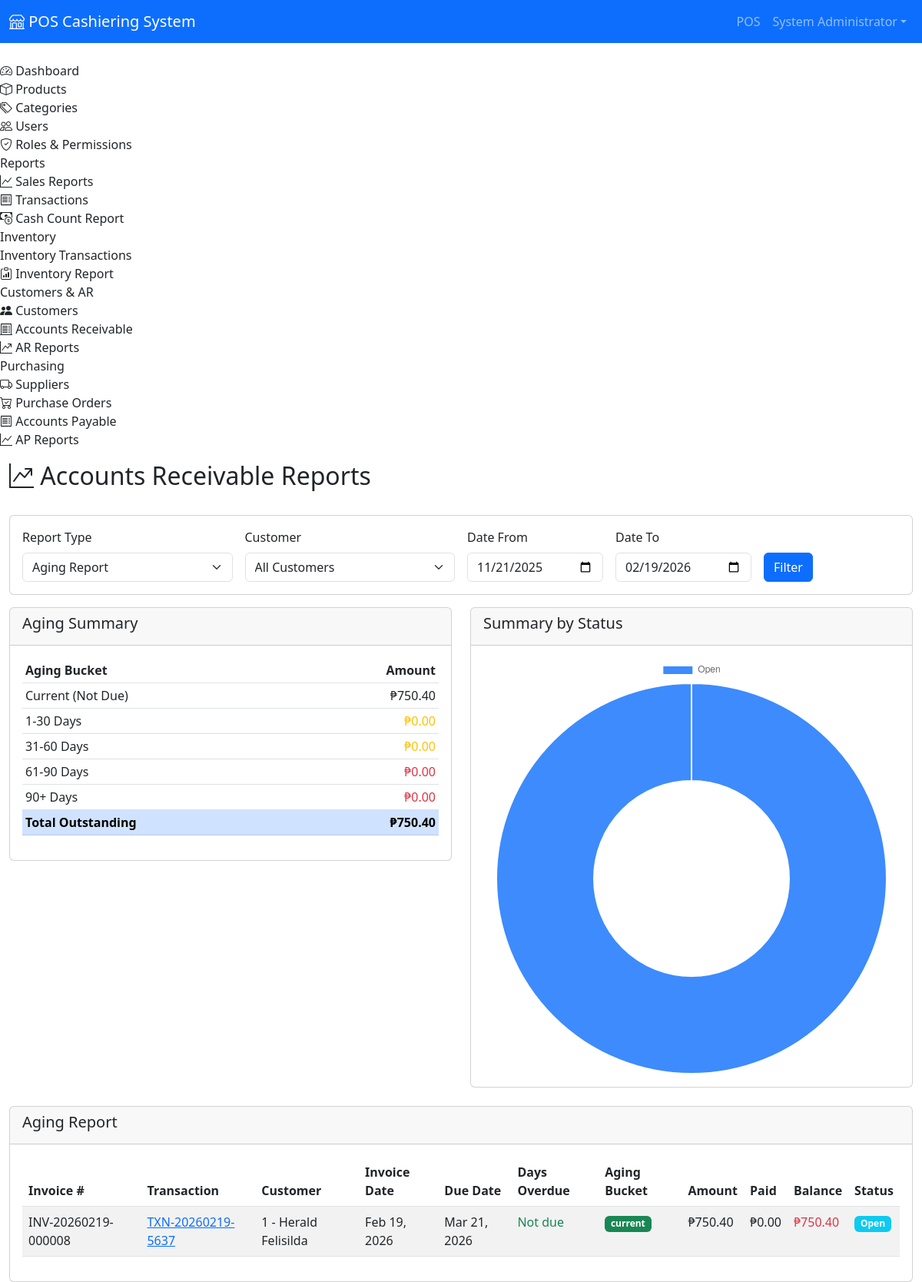
/POS/admin/ar-report.php (signed in), run on the app's committed database.
### tables this page shows
CREATE TABLE `accounts_receivable` (
  `id` int(11) NOT NULL AUTO_INCREMENT,
  `transaction_id` int(11) NOT NULL,
  `customer_id` int(11) NOT NULL,
  `invoice_number` varchar(100) DEFAULT NULL,
  `invoice_date` date NOT NULL,
  `due_date` date NOT NULL,
  `amount` decimal(15,2) NOT NULL,
  `paid_amount` decimal(15,2) DEFAULT 0.00,
  `balance` decimal(15,2) NOT NULL,
  `status` enum('open','partial','paid','overdue') DEFAULT 'open',
  `payment_date` date DEFAULT NULL,
  `points_earned` int(11) DEFAULT 0 COMMENT 'Points earned from this transaction',
  `notes` text DEFAULT NULL,
  `created_at` timestamp NOT NULL DEFAULT current_timestamp(),
  `updated_at` timestamp NOT NULL DEFAULT current_timestamp() ON UPDATE current_timestamp(),
  PRIMARY KEY (`id`),
  KEY `idx_customer` (`customer_id`),
  KEY `idx_status` (`status`),
  KEY `idx_due_date` (`due_date`),
  KEY `idx_transaction` (`transaction_id`),
  CONSTRAINT `accounts_receivable_ibfk_1` FOREIGN KEY (`transaction_id`) REFERENCES `transactions` (`id`),
  CONSTRAINT `accounts_receivable_ibfk_2` FOREIGN KEY (`customer_id`) REFERENCES `customers` (`id`)
);

CREATE TABLE `transactions` (
  `id` int(11) NOT NULL AUTO_INCREMENT,
  `transaction_number` varchar(50) NOT NULL,
  `user_id` int(11) NOT NULL,
  `customer_id` int(11) DEFAULT NULL,
  `total_amount` decimal(10,2) NOT NULL,
  `discount_amount` decimal(10,2) DEFAULT 0.00,
  `tax_amount` decimal(10,2) DEFAULT 0.00,
  `final_amount` decimal(10,2) NOT NULL,
  `payment_method` enum('cash','credit_card','e_wallet','credit') DEFAULT 'cash',
  `payment_status` enum('pending','completed','refunded','voided') DEFAULT 'completed',
  `voided_at` timestamp NULL DEFAULT NULL,
  `voided_by` int(11) DEFAULT NULL,
  `void_reason` text DEFAULT NULL,
  `is_synced` tinyint(1) DEFAULT 0,
  `synced_at` timestamp NULL DEFAULT NULL,
  `created_at` timestamp NOT NULL DEFAULT current_timestamp(),
  `updated_at` timestamp NOT NULL DEFAULT current_timestamp() ON UPDATE current_timestamp(),
  PRIMARY KEY (`id`),
  UNIQUE KEY `transaction_number` (`transaction_number`),
  KEY `idx_transaction_number` (`transaction_number`),
  KEY `idx_user` (`user_id`),
  KEY `idx_created` (`created_at`),
  KEY `idx_synced` (`is_synced`),
  KEY `voided_by` (`voided_by`),
  KEY `idx_voided` (`voided_at`),
  KEY `idx_customer` (`customer_id`),
  CONSTRAINT `transactions_ibfk_1` FOREIGN KEY (`user_id`) REFERENCES `users` (`id`),
  CONSTRAINT `transactions_ibfk_2` FOREIGN KEY (`voided_by`) REFERENCES `users` (`id`) ON DELETE SET NULL,
  CONSTRAINT `transactions_ibfk_3` FOREIGN KEY (`customer_id`) REFERENCES `customers` (`id`) ON DELETE SET NULL
);

CREATE TABLE `customers` (
  `id` int(11) NOT NULL AUTO_INCREMENT,
  `customer_code` varchar(50) NOT NULL,
  `customer_name` varchar(255) NOT NULL,
  `email` varchar(255) DEFAULT NULL,
  `phone` varchar(50) DEFAULT NULL,
  `address` text DEFAULT NULL,
  `city` varchar(100) DEFAULT NULL,
  `state` varchar(100) DEFAULT NULL,
  `zip_code` varchar(20) DEFAULT NULL,
  `birth_date` date DEFAULT NULL,
  `customer_type` enum('regular','member') DEFAULT 'regular',
  `credit_limit` decimal(15,2) DEFAULT 0.00,
  `balance` decimal(15,2) DEFAULT 0.00 COMMENT 'Current outstanding balance',
  `points_balance` int(11) DEFAULT 0 COMMENT 'Reward points balance',
  `points_earned_total` int(11) DEFAULT 0 COMMENT 'Total points earned (lifetime)',
  `standing` enum('good','warning','bad') DEFAULT 'good',
  `is_active` tinyint(1) DEFAULT 1,
  `notes` text DEFAULT NULL,
  `created_at` timestamp NOT NULL DEFAULT current_timestamp(),
  `updated_at` timestamp NOT NULL DEFAULT current_timestamp() ON UPDATE current_timestamp(),
  PRIMARY KEY (`id`),
  UNIQUE KEY `customer_code` (`customer_code`),
  KEY `idx_code` (`customer_code`),
  KEY `idx_name` (`customer_name`),
  KEY `idx_type` (`customer_type`),
  KEY `idx_standing` (`standing`),
  KEY `idx_active` (`is_active`)
);

### POS/config/database.php (called while the page is built, shortened)
<?php
class Database {
    private $host = DB_HOST;
    private $user = DB_USER;
    private $pass = DB_PASS;
    private $name = DB_NAME;
    private $conn;
    private function connect() {
        try {
            $this->conn = new PDO(
                "mysql:host={$this->host};dbname={$this->name};charset=utf8mb4",
                $this->user,
                $this->pass,
                [
                    PDO::ATTR_ERRMODE => PDO::ERRMODE_EXCEPTION,
                    PDO::ATTR_DEFAULT_FETCH_MODE => PDO::FETCH_ASSOC,
                    PDO::ATTR_EMULATE_PREPARES => false
                ]
            );
        } catch (PDOException $e) {
            error_log("Database connection failed: " . $e->getMessage());
            throw new Exception("Database connection failed. Please check your database configuration and ensure the database 'pos_system' exists. Error: " . $e->getMessage());
        }
    }
    public function query($sql, $params = []) {
        try {
            $stmt = $this->conn->prepare($sql);
            $stmt->execute($params);
            return $stmt;
        } catch (PDOException $e) {
            error_log("Database query error: " . $e->getMessage());
            throw $e;
        }
    }
    public function fetchAll($sql, $params = []) {
        return $this->query($sql, $params)->fetchAll();
    }
}

### POS/admin/ar-report.php (the view, shortened to what this page needs)
<?php
require_once __DIR__ . '/includes/header.php';
require_once __DIR__ . '/../config/database.php';
$db = new Database();
$customer_id = $_GET['customer_id'] ?? '';
$date_from = $_GET['date_from'] ?? date('Y-m-d', strtotime('-90 days'));
$date_to = $_GET['date_to'] ?? date('Y-m-d');
$report_type = $_GET['report_type'] ?? 'aging';
$where = "WHERE ar.invoice_date BETWEEN ? AND ?";
$params = [$date_from, $date_to];
$aging = $db->fetchAll(
    "SELECT ar.*, c.customer_code, c.customer_name, c.standing, t.transaction_number,
     CASE
         WHEN DATEDIFF(CURDATE(), ar.due_date) <= 0 THEN 'current'
         WHEN DATEDIFF(CURDATE(), ar.due_date) <= 30 THEN '1-30'
         WHEN DATEDIFF(CURDATE(), ar.due_date) <= 60 THEN '31-60'
         WHEN DATEDIFF(CURDATE(), ar.due_date) <= 90 THEN '61-90'
         ELSE '90+'
     END as aging_bucket,
     DATEDIFF(CURDATE(), ar.due_date) as days_overdue
     FROM accounts_receivable ar
     JOIN customers c ON ar.customer_id = c.id
     JOIN transactions t ON ar.transaction_id = t.id
     WHERE ar.status IN ('open', 'partial', 'overdue')
     " . ($customer_id ? "AND ar.customer_id = ?" : ""),
    $customer_id ? [$customer_id] : []
);
$agingSummary = [
    'current' => 0,
    '1-30' => 0,
    '31-60' => 0,
    '61-90' => 0,
    '90+' => 0
];
foreach ($aging as $item) {
    if (isset($agingSummary[$item['aging_bucket']])) {
        $agingSummary[$item['aging_bucket']] += $item['balance'];
    }
}
$statusSummary = $db->fetchAll(
    "SELECT ar.status, COUNT(*) as count, SUM(ar.balance) as total_balance
     FROM accounts_receivable ar
     $where
     GROUP BY ar.status",
    $params
);
?>
<div class="d-flex justify-content-between align-items-center mb-4">
    <h2><i class="bi bi-graph-up-arrow"></i> Accounts Receivable Reports</h2>
</div>
<div class="card mb-3">
    <div class="card-body">
        <form method="GET" class="row g-3">
            <div class="col-md-3">
                <label class="form-label">Report Type</label>
                <select class="form-select" name="report_type" onchange="this.form.submit()">
                    <option value="aging" <?php echo $report_type == 'aging' ? 'selected' : ''; ?>>Aging Report</option>
                </select>
            </div>
            <div class="col-md-3">
                <label class="form-label">Customer</label>
                <select class="form-select" name="customer_id">
                    <option value="">All Customers</option>
                </select>
            </div>
            <div class="col-md-2">
                <label class="form-label">Date From</label>
                <input type="date" class="form-control" name="date_from" value="<?php echo $date_from; ?>">
            </div>
            <div class="col-md-2">
                <label class="form-label">Date To</label>
                <input type="date" class="form-control" name="date_to" value="<?php echo $date_to; ?>">
            </div>
            <div class="col-md-2">
                <label class="form-label">&nbsp;</label><br>
                <button type="submit" class="btn btn-primary">Filter</button>
            </div>
        </form>
    </div>
</div>
<?php if ($report_type == 'aging'): ?>
<div class="row mb-4">
    <div class="col-md-6">
        <div class="card">
            <div class="card-header">
                <h5>Aging Summary</h5>
            </div>
            <div class="card-body">
                <table class="table table-sm">
                    <thead>
                        <tr>
                            <th>Aging Bucket</th>
                            <th class="text-end">Amount</th>
                        </tr>
                    </thead>
                    <tbody>
                        <tr>
                            <td>Current (Not Due)</td>
                            <td class="text-end">₱<?php echo number_format($agingSummary['current'], 2); ?></td>
                        </tr>
                        <tr>
                            <td>1-30 Days</td>
                            <td class="text-end text-warning">₱<?php echo number_format($agingSummary['1-30'], 2); ?></td>
                        </tr>
                        <tr>
                            <td>31-60 Days</td>
                            <td class="text-end text-warning">₱<?php echo number_format($agingSummary['31-60'], 2); ?></td>
                        </tr>
                        <tr>
                            <td>61-90 Days</td>
                            <td class="text-end text-danger">₱<?php echo number_format($agingSummary['61-90'], 2); ?></td>
                        </tr>
                        <tr>
                            <td>90+ Days</td>
                            <td class="text-end text-danger">₱<?php echo number_format($agingSummary['90+'], 2); ?></td>
                        </tr>
                        <tr class="table-primary">
                            <td><strong>Total Outstanding</strong></td>
                            <td class="text-end"><strong>₱<?php echo number_format(array_sum($agingSummary), 2); ?></strong></td>
                        </tr>
                    </tbody>
                </table>
            </div>
        </div>
    </div>
    <div class="col-md-6">
        <div class="card">
            <div class="card-header">
                <h5>Summary by Status</h5>
            </div>
            <div class="card-body">
                <canvas id="statusChart" height="200"></canvas>
            </div>
        </div>
    </div>
</div>
<div class="card">
    <div class="card-header">
        <h5>Aging Report</h5>
    </div>
    <div class="card-body">
        <div class="table-responsive">
            <table class="table table-striped table-hover">
                <thead>
                    <tr>
                        <th>Invoice #</th>
                        <th>Transaction</th>
                        <th>Customer</th>
                        <th>Invoice Date</th>
                        <th>Due Date</th>
                        <th>Days Overdue</th>
                        <th>Aging Bucket</th>
                        <th>Amount</th>
                        <th>Paid</th>
                        <th>Balance</th>
                        <th>Status</th>
                    </tr>
                </thead>
                <tbody>
                    <?php foreach ($aging as $item): ?>
                    <tr>
                        <td><?php echo htmlspecialchars($item['invoice_number'] ?? '-'); ?></td>
                        <td><a href="<?php echo APP_URL; ?>/admin/transactions.php?search=<?php echo urlencode($item['transaction_number']); ?>"><?php echo htmlspecialchars($item['transaction_number']); ?></a></td>
                        <td><?php echo htmlspecialchars($item['customer_code'] . ' - ' . $item['customer_name']); ?></td>
                        <td><?php echo date('M d, Y', strtotime($item['invoice_date'])); ?></td>
                        <td><?php echo date('M d, Y', strtotime($item['due_date'])); ?></td>
                        <td>
                            <?php
                            $days = isset($item['days_overdue']) ? intval($item['days_overdue']) : 0;
                            if ($days > 0):
                            ?>
                            <span class="text-danger"><?php echo $days; ?> days</span>
                            <?php else: ?>
                            <span class="text-success">Not due</span>
                            <?php endif; ?>
                        </td>
                        <td>
                            <?php
                            $bucketColors = [
                                'current' => 'success',
                                '1-30' => 'warning',
                                '31-60' => 'warning',
                                '61-90' => 'danger',
                                '90+' => 'danger'
                            ];
                            $color = $bucketColors[$item['aging_bucket']] ?? 'secondary';
                            ?>
                            <span class="badge bg-<?php echo $color; ?>"><?php echo $item['aging_bucket']; ?></span>
                        </td>
                        <td>₱<?php echo number_format($item['amount'], 2); ?></td>
                        <td>₱<?php echo number_format($item['paid_amount'], 2); ?></td>
                        <td>
                            <span class="<?php echo $item['balance'] > 0 ? 'text-danger' : 'text-success'; ?>">
                                ₱<?php echo number_format($item['balance'], 2); ?>
                            </span>
                        </td>
                        <td>
                            <span class="badge bg-<?php
                                echo $item['status'] == 'paid' ? 'success' :
                                    ($item['status'] == 'overdue' ? 'danger' :
                                    ($item['status'] == 'partial' ? 'warning' : 'info'));
                            ?>"><?php echo ucfirst($item['status']); ?></span>
                        </td>
                    </tr>
                    <?php endforeach; ?>
                </tbody>
            </table>
        </div>
    </div>
</div>
<?php endif; ?>
<script>
<?php if ($report_type == 'aging'): ?>
const statusData = <?php echo json_encode($statusSummary); ?>;
const ctx = document.getElementById('statusChart').getContext('2d');
new Chart(ctx, {
    type: 'doughnut',
    data: {
        labels: statusData.map(d => d.status.charAt(0).toUpperCase() + d.status.slice(1)),
        datasets: [{
            data: statusData.map(d => parseFloat(d.total_balance) || 0),
            backgroundColor: [
                'rgba(13, 110, 253, 0.8)',
                'rgba(255, 193, 7, 0.8)',
                'rgba(25, 135, 84, 0.8)',
                'rgba(220, 53, 69, 0.8)'
            ]
        }]
    },
    options: {
        responsive: true,
        maintainAspectRatio: true
    }
});
<?php endif; ?>
</script>
<?php require_once __DIR__ . '/includes/footer.php'; ?>

### data on the page
accounts_receivable: invoice_number "INV-20260219-000008", transaction.transaction_number "TXN-20260219-5637", customer.customer_name "1 - Herald Felisilda", invoice_date "Feb 19, 2026", due_date "Mar 21, 2026", aging_bucket "current", amount "750.40", paid_amount "0.00", balance "750.40", status "Open"

### other printed values
APP_NAME "POS Cashiering System"
$currentUser['full_name'] "System Administrator"
$agingSummary['current'] "750.40"
$agingSummary['1-30'] "0.00"
$agingSummary['31-60'] "0.00"
$agingSummary['61-90'] "0.00"
$agingSummary['90+'] "0.00"
array_sum($agingSummary) "750.40"
